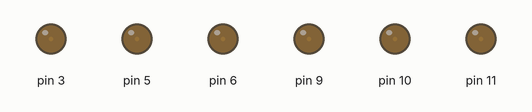
Recording of a sketch running on a simulated Arduino Uno, built with avr-gcc and run on an emulated ATmega328P. Parts: output pins drawn as LEDs (lit = HIGH).

Above: at 0.05 s.
At 0.65 s:
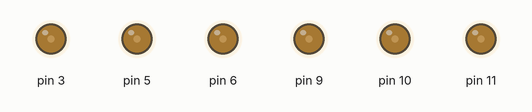
At 1.3 s:
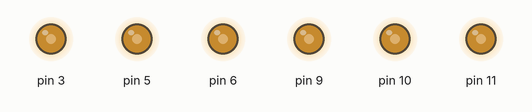
At 1.9 s:
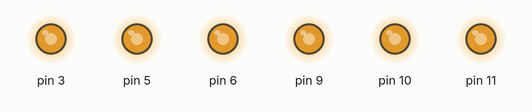
At 2.55 s:
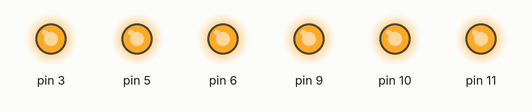
Timing chart, 0 to 6.0 s (numbered marks = the images above):
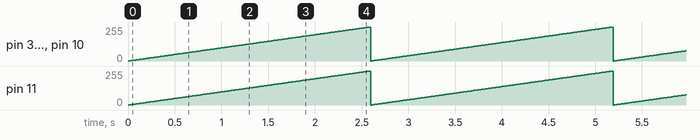

The sketch:

rgb.ino
```cpp
int a=00;
int b=00;
int c=00;
int d=00;
int e=00;
int f=00;

void setup()
{
  pinMode(3,OUTPUT);
  pinMode(5,OUTPUT);
  pinMode(6,OUTPUT);
  pinMode(9,OUTPUT);
  pinMode(10,OUTPUT);
  pinMode(11,OUTPUT);
}


void loop()
{
  analogWrite(3,a);
  analogWrite(5,b);
  analogWrite(6,c);
  analogWrite(9,d);
  analogWrite(10,e);
  analogWrite(11,f);
  a=(a+1)%256;
  b=(b+1)%256;
  c=(c+1)%256;
  d=(d+1)%256;
  e=(e+1)%256;
  f=(f+1)%256;
  delay(10);
}
```

Measured:
- by itself, pin 3, pin 5, pin 6, pin 9–11: ramps from 0/255 to 255/255 and jumps back, once every 2.6 s
